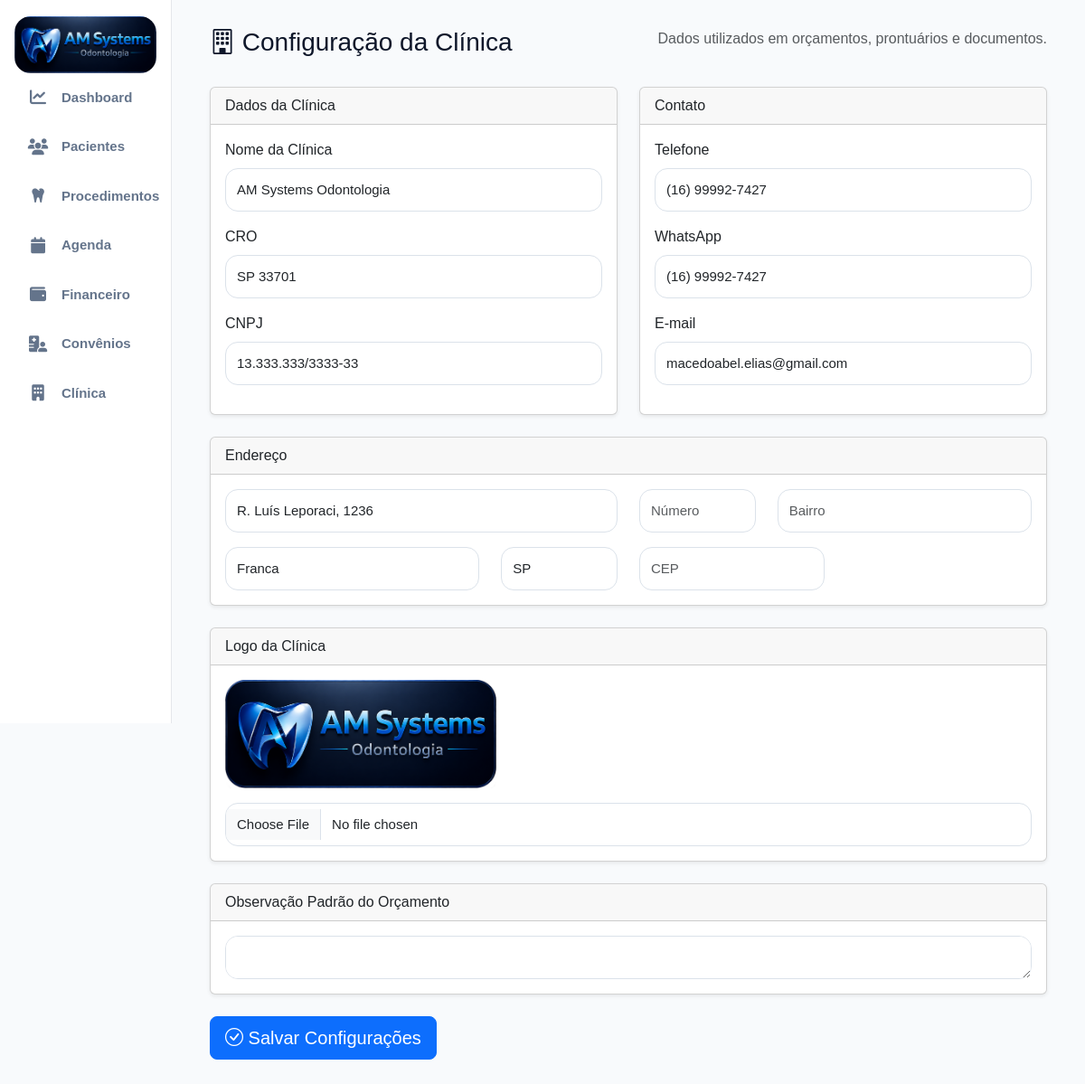
The page /configuracao-clinica/ (signed in) on the database as committed earlier.
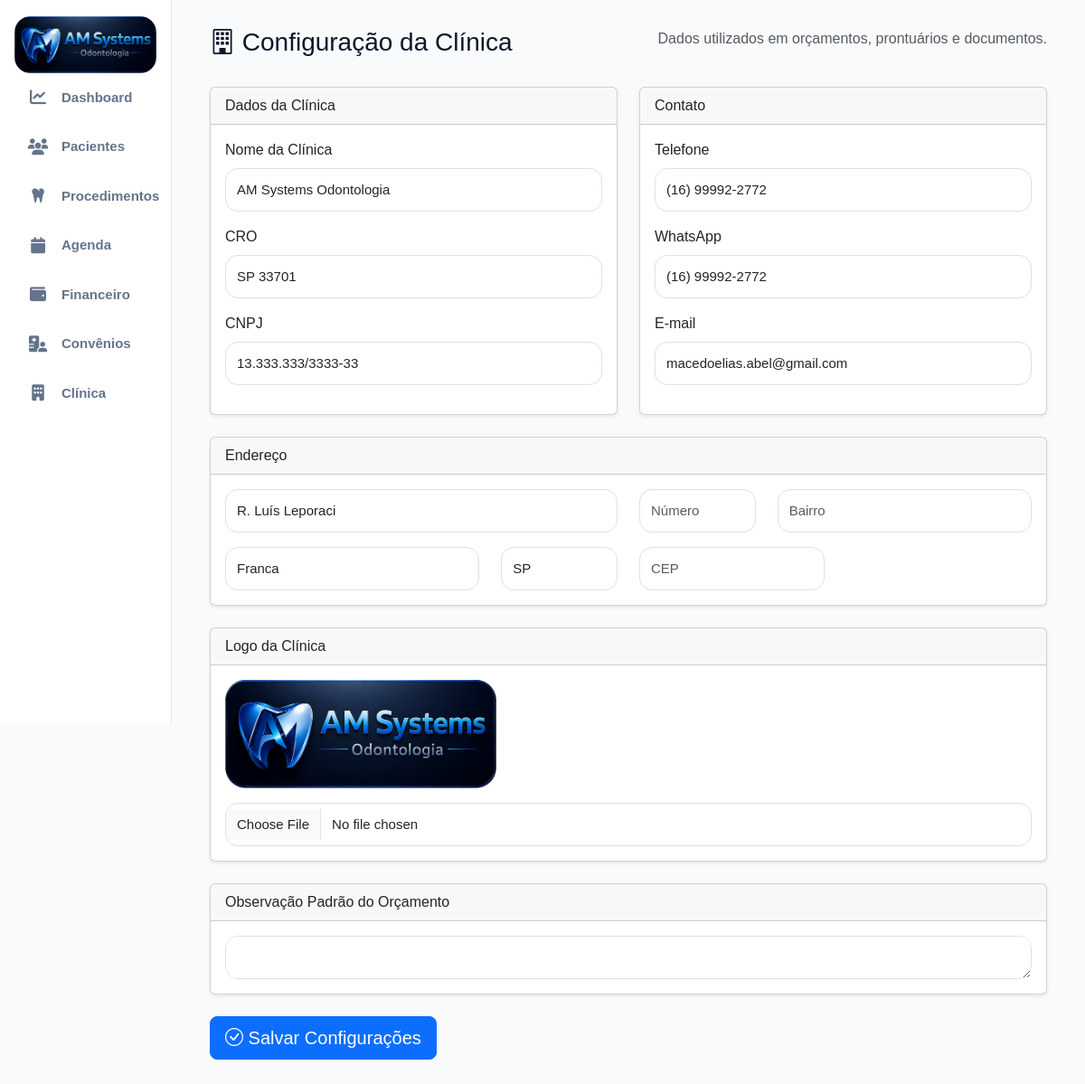
The same page on the database as committed later.
### accounts/models.py (models this page shows, shortened)
class ConfiguracaoClinica(models.Model):
    nome_clinica = models.CharField(
        max_length=200
    )
    logo = models.ImageField(
        upload_to='clinica/',
        blank=True,
        null=True
    )
    cro = models.CharField(
        max_length=50,
        blank=True
    )
    cnpj = models.CharField(
        max_length=30,
        blank=True
    )
    telefone = models.CharField(
        max_length=30,
        blank=True
    )
    whatsapp = models.CharField(
        max_length=30,
        blank=True
    )
    email = models.EmailField(
        blank=True
    )
    endereco = models.CharField(
        max_length=255,
        blank=True
    )
    numero = models.CharField(
        max_length=20,
        blank=True
    )
    bairro = models.CharField(
        max_length=100,
        blank=True
    )
    cidade = models.CharField(
        max_length=100,
        blank=True
    )
    estado = models.CharField(
        max_length=2,
        blank=True
    )
    cep = models.CharField(
        max_length=20,
        blank=True
    )
    observacoes_orcamento = models.TextField(
        blank=True
    )
    criado_em = models.DateTimeField(
        auto_now_add=True
    )
    atualizado_em = models.DateTimeField(
        auto_now=True
    )
    class Meta:
        verbose_name = 'Configuração da Clínica'
        verbose_name_plural = (
            'Configurações da Clínica'
        )

### accounts/views.py (the view, shortened to what this page needs)
@login_required(login_url='/')
def configuracao_clinica(request):
    config, created = (
        ConfiguracaoClinica.objects.get_or_create(
            id=1
        )
    )
    return render(
        request,
        'accounts/configuracao_clinica.html',
        {
            'config': config
        }
    )

### accounts/templates/accounts/configuracao_clinica.html (shortened to what the changed rows need)
{% extends 'accounts/base.html' %}
{% load static %}
{% block content %}
<div class="container-fluid">
    <form method="POST" enctype="multipart/form-data">
        <div class="row">
            <div class="col-md-6">
                <div class="card shadow-sm mb-4">
                    <div class="card-body">
                        <div class="mb-3">
                            <label class="form-label">
                                Nome da Clínica
                            </label>
                            <input
                                type="text"
                                name="nome_clinica"
                                class="form-control"
                                value="{{ config.nome_clinica }}"
                            >
                        </div>
                        <div class="mb-3">
                            <label class="form-label">
                                CRO
                            </label>
                            <input
                                type="text"
                                name="cro"
                                class="form-control"
                                value="{{ config.cro }}"
                            >
                        </div>
                        <div class="mb-3">
                            <label class="form-label">
                                CNPJ
                            </label>
                            <input
                                type="text"
                                name="cnpj"
                                class="form-control"
                                value="{{ config.cnpj }}"
                            >
                        </div>
                    </div>
                </div>
            </div>
            <div class="col-md-6">
                <div class="card shadow-sm mb-4">
                    <div class="card-body">
                        <div class="mb-3">
                            <label class="form-label">
                                Telefone
                            </label>
                            <input
                                type="text"
                                name="telefone"
                                class="form-control"
                                value="{{ config.telefone }}"
                            >
                        </div>
                        <div class="mb-3">
                            <label class="form-label">
                                WhatsApp
                            </label>
                            <input
                                type="text"
                                name="whatsapp"
                                class="form-control"
                                value="{{ config.whatsapp }}"
                            >
                        </div>
                        <div class="mb-3">
                            <label class="form-label">
                                E-mail
                            </label>
                            <input
                                type="email"
                                name="email"
                                class="form-control"
                                value="{{ config.email }}"
                            >
                        </div>
                    </div>
                </div>
            </div>
        </div>
        <div class="card shadow-sm mb-4">
            <div class="card-body">
                <div class="row">
                    <div class="col-md-6">
                        <input
                            type="text"
                            name="endereco"
                            class="form-control"
                            placeholder="Endereço"
                            value="{{ config.endereco }}"
                        >
                    </div>
                </div>
                <div class="row mt-3">
                    <div class="col-md-4">
                        <input
                            type="text"
                            name="cidade"
                            class="form-control"
                            placeholder="Cidade"
                            value="{{ config.cidade }}"
                        >
                    </div>
                    <div class="col-md-2">
                        <input
                            type="text"
                            name="estado"
                            class="form-control"
                            placeholder="UF"
                            value="{{ config.estado }}"
                        >
                    </div>
                </div>
            </div>
        </div>
        <div class="card shadow-sm mb-4">
            <div class="card-body">
                {% if config.logo %}
                    <img
                        src="{{ config.logo.url }}"
                        style="max-height:120px;"
                        class="mb-3"
                    >
                {% endif %}
                <input
                    type="file"
                    name="logo"
                    class="form-control"
                >
            </div>
        </div>
    </form>
</div>
{% endblock %}

Rows that differ between the two databases and show on the page:
changed ConfiguracaoClinica "AM Systems Odontologia": telefone "(16) 99992-7427" → "(16) 99992-2772"; whatsapp "(16) 99992-7427" → "(16) 99992-2772"; email "macedoabel.elias@gmail.com" → "macedoelias.abel@gmail.com"; endereco "R. Luís Leporaci, 1236" → "R. Luís Leporaci"
